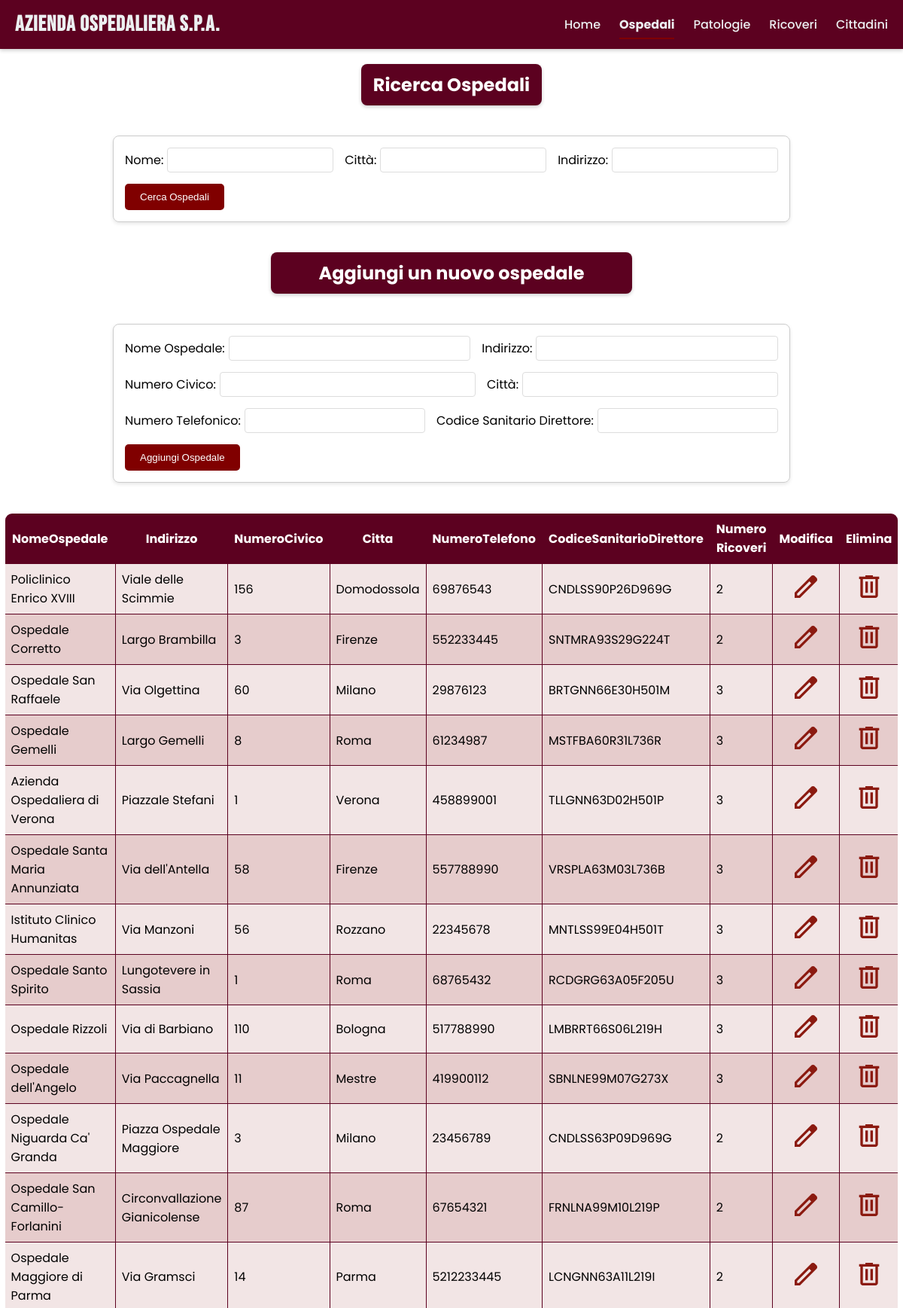
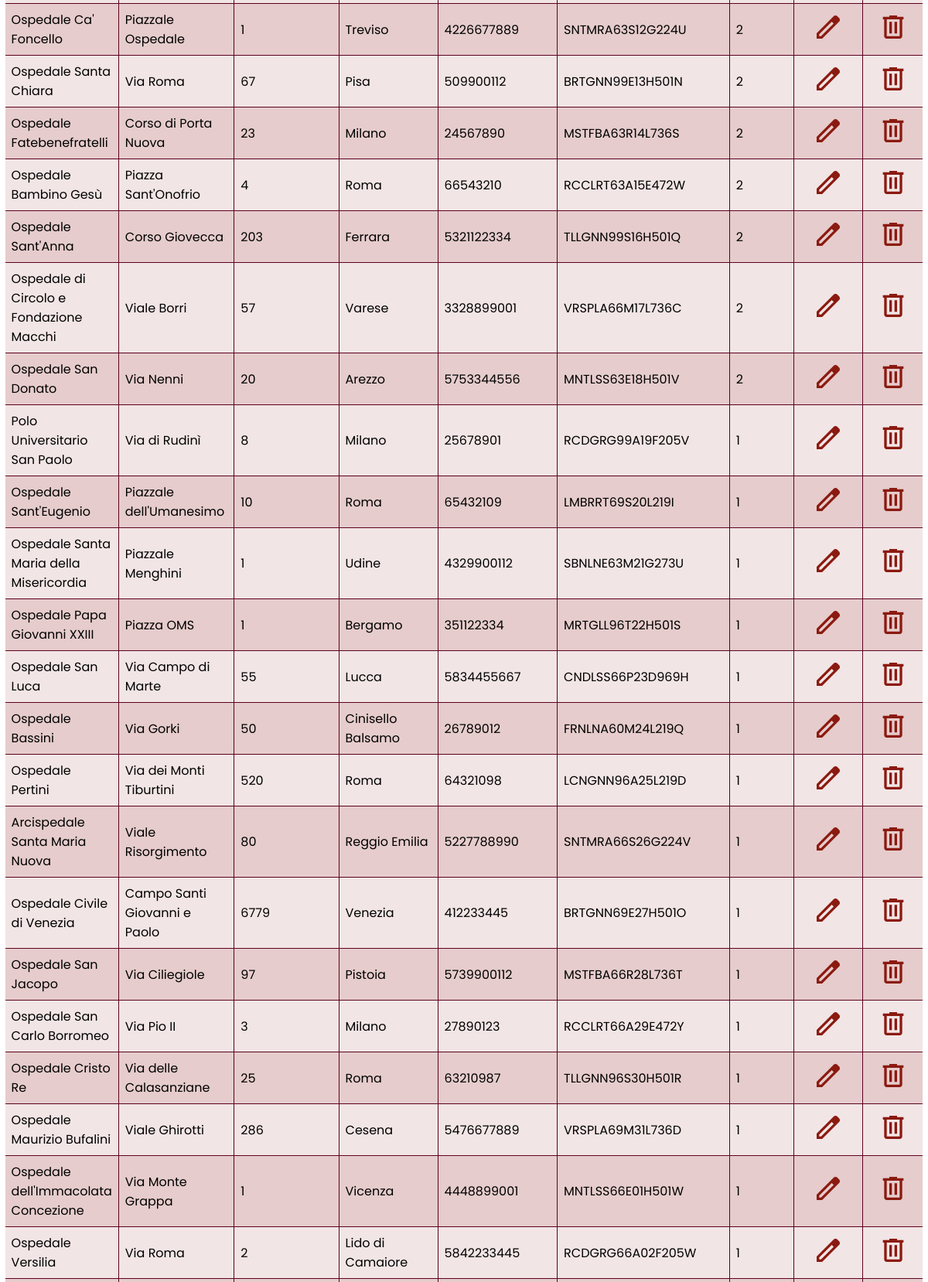
The app's page /app/ospedale.php (upper part) with its own data (2 pictures, top to bottom).
### tables this page shows
CREATE TABLE `Ospedali` (
  `IDOspedale` int NOT NULL,
  `NomeOspedale` varchar(39) DEFAULT NULL,
  `Indirizzo` varchar(29) DEFAULT NULL,
  `NumeroCivico` int DEFAULT NULL,
  `Citta` varchar(17) DEFAULT NULL,
  `NumeroTelefono` bigint DEFAULT NULL,
  `CodiceSanitarioDirettore` varchar(16) DEFAULT NULL
);

### app/connect.php (called while the page is built, shortened)
<?php
	$error = false;
?>

### app/ospedale.php (the view, shortened to what this page needs)
<!DOCTYPE html>
<html lang="it">
<head>
    <link rel="stylesheet" type="text/css" href="./css/style.css">
</head>
<body>
    <div class="formheader2"><h2>Ricerca Ospedali</h2></div>
    <div class="forms-container">
        <form method="GET" action="">
        <div class="form-group"><label for="NomeOspedale">Nome:</label>
            <input type="text" name="NomeOspedale" id="NomeOspedale">
        </div>
        <div class="form-group"><label for="Citta">Città:</label>
            <input type="text" name="Citta" id="Citta">
        </div>
        <div class="form-group">    <label for="Indirizzo">Indirizzo:</label>
            <input type="text" name="Indirizzo" id="Indirizzo">
        </div>
            <button type="submit">Cerca Ospedali</button>
        </form>
    </div>
    <?php
    include 'connect.php';
    if (isset($_GET['action'])) {
        $oldNomeOspedale = "";
        $oldIndirizzo = "";
        $oldNumeroCivico = "";
        $oldCitta = "";
        $oldNumeroTelefonico = "";
        $oldCodiceDirettoreSanitario = "";
        if ($_GET['action'] == 'delete'){
        try {
            $conn->beginTransaction();
            $idToDelete = $_GET['id'];
            $stmtGetRicoveri = $conn->prepare("SELECT IDRicovero FROM Ricoveri WHERE IDOspedale = :idOspedale");
            $stmtGetRicoveri->bindParam(':idOspedale', $idToDelete);
            $stmtGetRicoveri->execute();
            $ricoveriIds = $stmtGetRicoveri->fetchAll(PDO::FETCH_COLUMN, 0);
            if (!empty($ricoveriIds)) {
                $toRemove = implode(',', array_fill(0, count($ricoveriIds), '?'));
                $stmtRicoveroPatologie = $conn->prepare("DELETE FROM Ricovero_Patologie WHERE IDRicovero IN (" . $toRemove . ")");
                $stmtRicoveroPatologie->execute($ricoveriIds);
            }
            $stmtRicoveri = $conn->prepare("DELETE FROM Ricoveri WHERE IDOspedale = :idOspedale");
            $stmtRicoveri->bindParam(':idOspedale', $idToDelete);
            $stmtRicoveri->execute();
            $stmtOspedale = $conn->prepare("DELETE FROM Ospedali WHERE IDOspedale = :idOspedale");
            $stmtOspedale->bindParam(':idOspedale', $idToDelete, PDO::PARAM_INT);
            $stmtOspedale->execute();
            $conn->commit();
            $message = "Ospedale eliminato con successo!";
            header("Location: " . htmlspecialchars($_SERVER['PHP_SELF']));
        } catch (PDOException $e) {
            $conn->rollBack();
            $message = "Errore durante l'eliminazione: " . $e->getMessage();
        }
    }
        if ($_GET['action'] == 'edit' && isset($_GET['id'])) {
            $idToEdit = $_GET['id'];
            $stmt = $conn->prepare("SELECT * FROM Ospedali WHERE IDOspedale = :id");
            $stmt->bindParam(':id', $idToEdit);
            $stmt->execute();
            $ospedale = $stmt->fetch(PDO::FETCH_ASSOC);
            if ($ospedale) {
                $ospedaleToEdit = $ospedale;
                $oldNomeOspedale = $ospedaleToEdit['NomeOspedale'];
                $oldIndirizzo = $ospedaleToEdit['Indirizzo'];
                $oldNumeroCivico = $ospedaleToEdit['NumeroCivico'];
                $oldCitta = $ospedaleToEdit['Citta'];
                $oldNumeroTelefonico = $ospedaleToEdit['NumeroTelefono'];
                $oldCodiceDirettoreSanitario = $ospedaleToEdit['CodiceSanitarioDirettore'];
                $actionMessage = '<div class="formheader1"><h2>Modifica i dati dell\'ospedale</h2></div>';
            } else {
            }
        }
    }else{
        $actionMessage = '<div class="formheader1"><h2>Aggiungi un nuovo ospedale</h2></div>';
    }
    echo $actionMessage;
?>
    <div class="forms-container">
        <form method="POST">
        <div class="form-group"><label for="nomeOspedale">Nome Ospedale:</label>
                <input type="text" id="nomeOspedale" name="nomeOspedale" required
                value="<?php echo htmlspecialchars($oldNomeOspedale); ?>">
        </div>
        <div class="form-group">       <label for="indirizzo">Indirizzo:</label>
                <input type="text" id="indirizzo" name="indirizzo" required
                value="<?php echo htmlspecialchars($oldIndirizzo); ?>">
        </div>
        <div class="form-group">        <label for="numeroCivico">Numero Civico:</label>
                <input type="text" id="numeroCivico" name="numeroCivico" pattern="[0-9]*" inputmode="numeric" required
                value="<?php echo htmlspecialchars($oldNumeroCivico); ?>">
        </div>
        <div class="form-group">      <label for="citta">Città:</label>
                <input type="text" id="citta" name="citta" required
                value="<?php echo htmlspecialchars($oldCitta); ?>">
        </div>
        <div class="form-group">     <label for="numeroTelefono">Numero Telefonico:</label>
                <input type="text" id="numeroTelefono" name="numeroTelefono" pattern="[0-9]*" inputmode="tel" required
                value="<?php echo htmlspecialchars($oldNumeroTelefonico); ?>">
        </div>
        <div class="form-group">        <label for="codiceSanitarioDirettore">Codice Sanitario Direttore:</label>
                <input type="text" id="codiceSanitarioDirettore" name="codiceSanitarioDirettore" required
                value="<?php echo htmlspecialchars($oldCodiceDirettoreSanitario); ?>">
        </div>
                 <?php
                    if (isset($_GET['action']) && $_GET['action'] == 'edit'){?>
                        <button type="submit">Modifica Ospedale</button>
                        <button type="button" onclick="window.location.href='ospedale.php'"> Annulla </button>
                   <?php }else{?>
                        <button type="submit">Aggiungi Ospedale</button>
                    <?php }?>
        </form>
    </div>
    <?php
    if (!isset($error) || !$error) {
        try {
            $conn = new PDO("mysql:host=$servername;dbname=$dbname", $username, $password);
            $conn->setAttribute(PDO::ATTR_ERRMODE, PDO::ERRMODE_EXCEPTION);
            $sql = "SELECT O.IDOspedale, O.NomeOspedale, O.Indirizzo, O.NumeroCivico, O.Citta, O.NumeroTelefono, O.CodiceSanitarioDirettore, COUNT(R.IDRicovero) AS NumeroRicoveri
                    FROM Ospedali O
                    LEFT JOIN Ricoveri R ON O.IDOspedale = R.IDOspedale
                    WHERE 1=1";
            $params = [];
            $sql .= " GROUP BY O.IDOspedale";
            $stmt = $conn->prepare($sql);
            $stmt->execute($params);
            $ospedali = $stmt->fetchAll(PDO::FETCH_ASSOC);
            if (count ($ospedali) > 0) {
                echo "<table>";
                echo "<thead><tr>";
                foreach ($ospedali[0] as $colonna => $valore) {
                    if ($colonna != "IDOspedale") {
                        if ($colonna == "NumeroRicoveri") {
                            echo "<th>Numero Ricoveri</th>";
                        } else {
                            echo "<th>" . htmlspecialchars($colonna) . "</th>";
                        }
                    }
                }
                echo "<th>Modifica</th>";
                echo "<th>Elimina</th>";
                echo "</tr></thead><tbody>";
                foreach ($ospedali as $ospedale) {
                    echo "<tr>";
                    $thisId = 0;
                    foreach ($ospedale as $colonna => $valore) {
                        if ($colonna != "IDOspedale") {
                            echo "<td>" . htmlspecialchars($valore) . "</td>";
                        } else {
                            $thisId = $valore;
                        }
                    }
                    echo "<td style='text-align: center;'>";
                    echo "<a href='?action=edit&id=" . htmlspecialchars($thisId) . "'><svg xmlns='http://www.w3.org/2000/svg' height='24px' viewBox='0 -960 960 960' width='24px' fill='#8B1A10'><path d='M200-200h57l391-391-57-57-391 391v57Zm-80 80v-170l528-527q12-11 26.5-17t30.5-6q16 0 31 6t26 18l55 56q12 11 17.5 26t5.5 30q0 16-5.5 30.5T817-647L290-120H120Zm640-584-56-56 56 56Zm-141 85-28-29 57 57-29-28Z'/></svg></a>";
                    echo "</td>";
                    echo "<td style='text-align: center;'>";
                    echo "<a href='?action=delete&id=" . htmlspecialchars($thisId) . "'
                    class='delete-confirm-link' data-original-href='?action=delete&id=" . htmlspecialchars($thisId) . "' ><svg xmlns='http://www.w3.org/2000/svg' height='24px' viewBox='0 -960 960 960' width='24px' fill='#8B1A10'><path class='icon-path-data' d='M280-120q-33 0-56.5-23.5T200-200v-520h-40v-80h200v-40h240v40h200v80h-40v520q0 33-23.5 56.5T680-120H280Zm400-600H280v520h400v-520ZM360-280h80v-360h-80v360Zm160 0h80v-360h-80v360ZM280-720v520-520Z'/></svg></a>";
                    echo "</td>";
                    echo "</tr>";
                }
                echo "</tbody></table>";
            } else {
                echo "<p class='noresult'>Nessun ospedale trovato con i criteri di ricerca specificati.</p>";
            }
        } catch(PDOException $e) {
            echo "Errore durante la ricerca: " . $e->getMessage();
        }
    }
?>
</body>
</html>

### app/css/style.css (style rules this page uses)
html { box-sizing: border-box; font-family: 'Poppins', Arial, Helvetica, sans-serif; }
*, *::before, *::after { box-sizing: inherit; margin: 0; padding: 0; }
body { position: relative; min-height: 100vh; }
table { width: 80%; margin: 20px auto; border-collapse: collapse; }
table, th, td { border: 1px solid black; padding: 8px; text-align: left; }
th { background-color: #f2f2f2; }
tr:nth-child(even) { background-color: #dddddd; }
.forms-container { display: flex; flex-wrap: wrap; justify-content: center; align-items: flex-start; gap: 20px; padding: 20px; width: 100%; }
form { max-width: 900px; width: 100%; padding: 15px; border: 1px solid #ccc; box-shadow: 0 2px 5px rgba(0, 0, 0, 0.1); border-radius: 8px; display: flex; flex-wrap: wrap; align-items: center; gap: 15px; justify-content: flex-start; }
.form-group { display: flex; flex-wrap: nowrap; align-items: center; gap: 5px; flex-grow: 1; min-width: 250px; }
form label { margin-bottom: 0; white-space: nowrap; flex-shrink: 0; }
form input[type="text"], form input[type="number"], form input[type="date"] { flex-grow: 1; padding: 8px; margin-bottom: 0; border: 1px solid #ddd; border-radius: 4px; min-width: 0; }
form button { padding: 10px 20px; background-color: #800000; color: white; border: none; cursor: pointer; border-radius: 5px; transition: background-color 0.3s ease; margin-top: 0; flex-shrink: 0; }
.navbar { background-color: #5c0120; padding: 10px 20px; box-shadow: 0 2px 5px rgba(0, 0, 0, 0.2); color: #ecf0f1; }
.navbar-container { max-width: 1200px; margin: 0 auto; display: flex; justify-content: space-between; align-items: center; }
.navbar-brand { color: #ecf0f1; text-decoration: none; font-size: 1.8em; font-weight: bold; padding: 5px 0; letter-spacing: 1px; font-family: "Bebas Neue", sans-serif; }
.navbar-menu { list-style: none; margin: 0; padding: 0; display: flex; flex-wrap: wrap; }
.navbar-item { margin-left: 25px; }
.navbar-link { color: #ecf0f1; text-decoration: none; padding: 8px 0; display: block; transition: color 0.3s ease, transform 0.2s ease; position: relative; font-weight: 500; }
.navbar-link::after { content: ""; position: absolute; width: 0; height: 2px; display: block; margin-top: 5px; right: 0; background: #800000; transition: width 0.3s ease; }
.navbar-link:hover::after, .navbar-link.active::after { width: 100%; left: 0; background: #800000; }
.navbar-link.active { color: #ecf0f1; font-weight: bold; }
table { width: 80%; margin: 20px auto; border-collapse: collapse; border-radius: 10px; overflow: hidden; border: 2px solid #5c0120; }
table, th, td { border: 1px solid #5c0120; padding: 8px; text-align: left; }
th { text-align: center; background-color: #5c0120; color: white; }
tr:nth-child(even) { background-color: rgba( 128, 0, 0, 0.2 ); }
tr:nth-child(odd) { background-color: rgba( 128, 0, 0, 0.1 ); }
table a { color: black; text-decoration: none; }
.formheader2 { text-align: center; background-color: #5c0120; color: white; padding: 10px; margin: 20px auto; width: 20%; border-radius: 8px; box-shadow: 0 2px 5px rgba(0, 0, 0, 0.2); }
.formheader1 { text-align: center; background-color: #5c0120; color: white; padding: 10px; margin: 20px auto; width: 40%; border-radius: 8px; box-shadow: 0 2px 5px rgba(0, 0, 0, 0.2); }
svg { width: 40px; height: 40px; }

### records on screen
ospedali: NomeOspedale "Policlinico Enrico XVIII", Indirizzo "Viale delle Scimmie", NumeroCivico "156", Citta "Domodossola", NumeroTelefono "69876543", CodiceSanitarioDirettore "CNDLSS90P26D969G", valore "2"
ospedali: NomeOspedale "Ospedale Corretto", Indirizzo "Largo Brambilla", NumeroCivico "3", Citta "Firenze", NumeroTelefono "552233445", CodiceSanitarioDirettore "SNTMRA93S29G224T", valore "2"
ospedali: NomeOspedale "Ospedale San Raffaele", Indirizzo "Via Olgettina", NumeroCivico "60", Citta "Milano", NumeroTelefono "29876123", CodiceSanitarioDirettore "BRTGNN66E30H501M", valore "3"
ospedali: NomeOspedale "Ospedale Gemelli", Indirizzo "Largo Gemelli", NumeroCivico "8", Citta "Roma", NumeroTelefono "61234987", CodiceSanitarioDirettore "MSTFBA60R31L736R", valore "3"
ospedali: NomeOspedale "Azienda Ospedaliera di Verona", Indirizzo "Piazzale Stefani", NumeroCivico "1", Citta "Verona", NumeroTelefono "458899001", CodiceSanitarioDirettore "TLLGNN63D02H501P", valore "3"
ospedali: NomeOspedale "Ospedale Santa Maria Annunziata", Indirizzo "Via dell'Antella", NumeroCivico "58", Citta "Firenze", NumeroTelefono "557788990", CodiceSanitarioDirettore "VRSPLA63M03L736B", valore "3"
ospedali: NomeOspedale "Istituto Clinico Humanitas", Indirizzo "Via Manzoni", NumeroCivico "56", Citta "Rozzano", NumeroTelefono "22345678", CodiceSanitarioDirettore "MNTLSS99E04H501T", valore "3"
ospedali: NomeOspedale "Ospedale Santo Spirito", Indirizzo "Lungotevere in Sassia", NumeroCivico "1", Citta "Roma", NumeroTelefono "68765432", CodiceSanitarioDirettore "RCDGRG63A05F205U", valore "3"
ospedali: NomeOspedale "Ospedale Rizzoli", Indirizzo "Via di Barbiano", NumeroCivico "110", Citta "Bologna", NumeroTelefono "517788990", CodiceSanitarioDirettore "LMBRRT66S06L219H", valore "3"
ospedali: NomeOspedale "Ospedale dell'Angelo", Indirizzo "Via Paccagnella", NumeroCivico "11", Citta "Mestre", NumeroTelefono "419900112", CodiceSanitarioDirettore "SBNLNE99M07G273X", valore "3"
ospedali: NomeOspedale "Ospedale Niguarda Ca' Granda", Indirizzo "Piazza Ospedale Maggiore", NumeroCivico "3", Citta "Milano", NumeroTelefono "23456789", CodiceSanitarioDirettore "CNDLSS63P09D969G", valore "2"
ospedali: NomeOspedale "Ospedale San Camillo-Forlanini", Indirizzo "Circonvallazione Gianicolense", NumeroCivico "87", Citta "Roma", NumeroTelefono "67654321", CodiceSanitarioDirettore "FRNLNA99M10L219P", valore "2"
ospedali: NomeOspedale "Ospedale Maggiore di Parma", Indirizzo "Via Gramsci", NumeroCivico "14", Citta "Parma", NumeroTelefono "5212233445", CodiceSanitarioDirettore "LCNGNN63A11L219I", valore "2"
ospedali: NomeOspedale "Ospedale Ca' Foncello", Indirizzo "Piazzale Ospedale", NumeroCivico "1", Citta "Treviso", NumeroTelefono "4226677889", CodiceSanitarioDirettore "SNTMRA63S12G224U", valore "2"
ospedali: NomeOspedale "Ospedale Santa Chiara", Indirizzo "Via Roma", NumeroCivico "67", Citta "Pisa", NumeroTelefono "509900112", CodiceSanitarioDirettore "BRTGNN99E13H501N", valore "2"
ospedali: NomeOspedale "Ospedale Fatebenefratelli", Indirizzo "Corso di Porta Nuova", NumeroCivico "23", Citta "Milano", NumeroTelefono "24567890", CodiceSanitarioDirettore "MSTFBA63R14L736S", valore "2"
ospedali: NomeOspedale "Ospedale Bambino Gesù", Indirizzo "Piazza Sant'Onofrio", NumeroCivico "4", Citta "Roma", NumeroTelefono "66543210", CodiceSanitarioDirettore "RCCLRT63A15E472W", valore "2"
ospedali: NomeOspedale "Ospedale Sant'Anna", Indirizzo "Corso Giovecca", NumeroCivico "203", Citta "Ferrara", NumeroTelefono "5321122334", CodiceSanitarioDirettore "TLLGNN99S16H501Q", valore "2"
ospedali: NomeOspedale "Ospedale di Circolo e Fondazione Macchi", Indirizzo "Viale Borri", NumeroCivico "57", Citta "Varese", NumeroTelefono "3328899001", CodiceSanitarioDirettore "VRSPLA66M17L736C", valore "2"
ospedali: NomeOspedale "Ospedale San Donato", Indirizzo "Via Nenni", NumeroCivico "20", Citta "Arezzo", NumeroTelefono "5753344556", CodiceSanitarioDirettore "MNTLSS63E18H501V", valore "2"
ospedali: NomeOspedale "Polo Universitario San Paolo", Indirizzo "Via di Rudinì", NumeroCivico "8", Citta "Milano", NumeroTelefono "25678901", CodiceSanitarioDirettore "RCDGRG99A19F205V", valore "1"
ospedali: NomeOspedale "Ospedale Sant'Eugenio", Indirizzo "Piazzale dell'Umanesimo", NumeroCivico "10", Citta "Roma", NumeroTelefono "65432109", CodiceSanitarioDirettore "LMBRRT69S20L219I", valore "1"
ospedali: NomeOspedale "Ospedale Santa Maria della Misericordia", Indirizzo "Piazzale Menghini", NumeroCivico "1", Citta "Udine", NumeroTelefono "4329900112", CodiceSanitarioDirettore "SBNLNE63M21G273U", valore "1"
ospedali: NomeOspedale "Ospedale Papa Giovanni XXIII", Indirizzo "Piazza OMS", NumeroCivico "1", Citta "Bergamo", NumeroTelefono "351122334", CodiceSanitarioDirettore "MRTGLL96T22H501S", valore "1"
ospedali: NomeOspedale "Ospedale San Luca", Indirizzo "Via Campo di Marte", NumeroCivico "55", Citta "Lucca", NumeroTelefono "5834455667", CodiceSanitarioDirettore "CNDLSS66P23D969H", valore "1"
ospedali: NomeOspedale "Ospedale Bassini", Indirizzo "Via Gorki", NumeroCivico "50", Citta "Cinisello Balsamo", NumeroTelefono "26789012", CodiceSanitarioDirettore "FRNLNA60M24L219Q", valore "1"
ospedali: NomeOspedale "Ospedale Pertini", Indirizzo "Via dei Monti Tiburtini", NumeroCivico "520", Citta "Roma", NumeroTelefono "64321098", CodiceSanitarioDirettore "LCNGNN96A25L219D", valore "1"
ospedali: NomeOspedale "Arcispedale Santa Maria Nuova", Indirizzo "Viale Risorgimento", NumeroCivico "80", Citta "Reggio Emilia", NumeroTelefono "5227788990", CodiceSanitarioDirettore "SNTMRA66S26G224V", valore "1"
ospedali: NomeOspedale "Ospedale Civile di Venezia", Indirizzo "Campo Santi Giovanni e Paolo", NumeroCivico "6779", Citta "Venezia", NumeroTelefono "412233445", CodiceSanitarioDirettore "BRTGNN69E27H501O", valore "1"
ospedali: NomeOspedale "Ospedale San Jacopo", Indirizzo "Via Ciliegiole", NumeroCivico "97", Citta "Pistoia", NumeroTelefono "5739900112", CodiceSanitarioDirettore "MSTFBA66R28L736T", valore "1"
ospedali: NomeOspedale "Ospedale San Carlo Borromeo", Indirizzo "Via Pio II", NumeroCivico "3", Citta "Milano", NumeroTelefono "27890123", CodiceSanitarioDirettore "RCCLRT66A29E472Y", valore "1"
ospedali: NomeOspedale "Ospedale Cristo Re", Indirizzo "Via delle Calasanziane", NumeroCivico "25", Citta "Roma", NumeroTelefono "63210987", CodiceSanitarioDirettore "TLLGNN96S30H501R", valore "1"
ospedali: NomeOspedale "Ospedale Maurizio Bufalini", Indirizzo "Viale Ghirotti", NumeroCivico "286", Citta "Cesena", NumeroTelefono "5476677889", CodiceSanitarioDirettore "VRSPLA69M31L736D", valore "1"
ospedali: NomeOspedale "Ospedale dell'Immacolata Concezione", Indirizzo "Via Monte Grappa", NumeroCivico "1", Citta "Vicenza", NumeroTelefono "4448899001", CodiceSanitarioDirettore "MNTLSS66E01H501W", valore "1"
ospedali: NomeOspedale "Ospedale Versilia", Indirizzo "Via Roma", NumeroCivico "2", Citta "Lido di Camaiore", NumeroTelefono "5842233445", CodiceSanitarioDirettore "RCDGRG66A02F205W", valore "1"

### other values on screen
$colonna "NomeOspedale"
$colonna "Indirizzo"
$colonna "NumeroCivico"
$colonna "Citta"
$colonna "NumeroTelefono"
$colonna "CodiceSanitarioDirettore"
